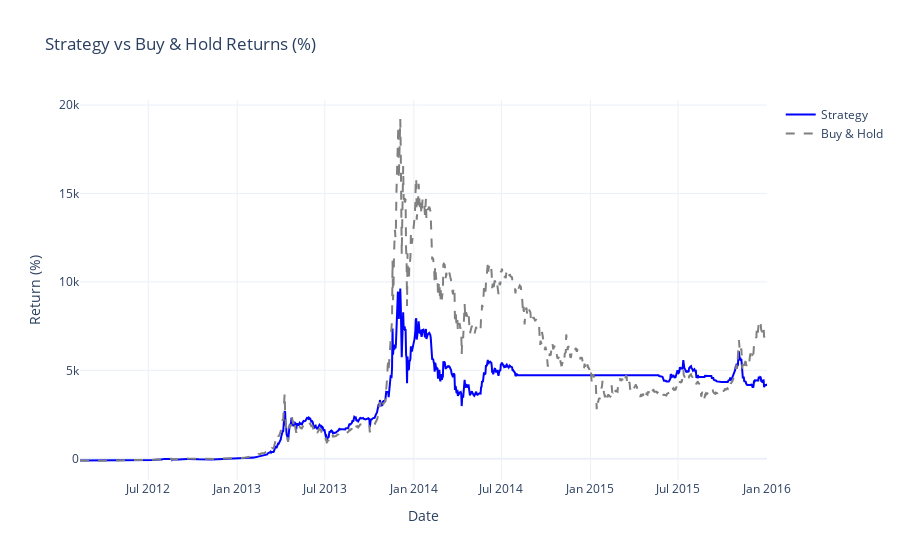
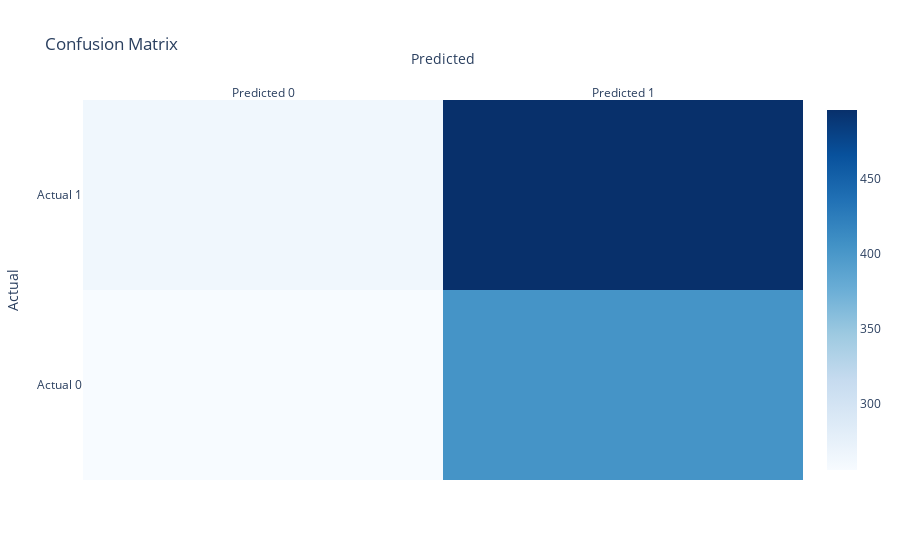
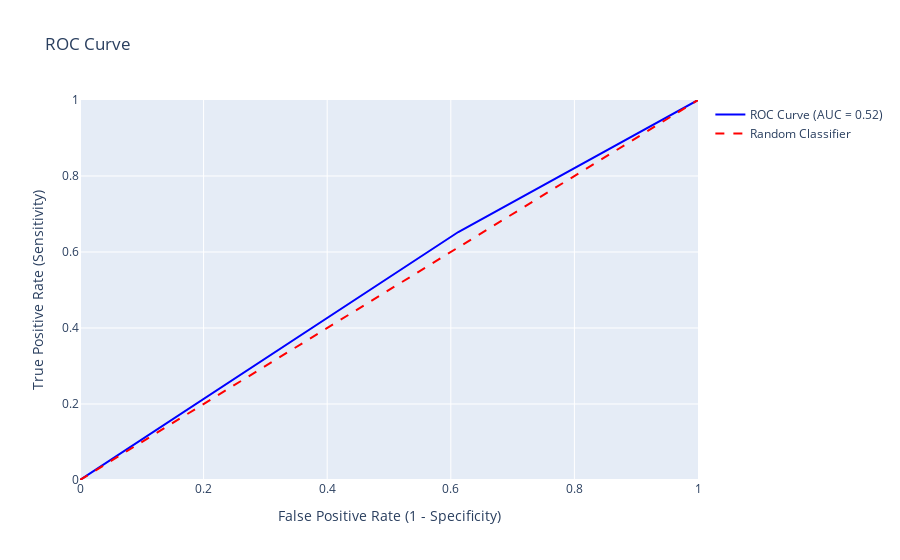

The code cell stored with these charts, in order, in its notebook:
### Code cell
# Example configuration for Jupyter Notebook
if __name__ == "__main__":
    config = {
    'start_date': '2011-06-05',
    'end_date': '2016-01-01',
    'model_type': 'random_forest',
    'training_length': 250,
    'window': 20,
    'horizon': 1,
    'binary_mode': True,
    'chainlets': ['C_1_7', 'C_6_1', 'C_3_3', 'C_20_2', 'C_20_3', 'C_20_12', 'C_20_17', 'C_1_1']
}

    price_path = "price_data.csv"
    chainlet_path = "chainlet_data.txt"

    results = run_backtest(config, price_path, chainlet_path)

    # Display results in Jupyter Notebook
    from IPython.display import display

    print("Performance Summary:")
    display(pd.DataFrame([results['summary']]))

    print("Results Table:")
    display(results['results_df'])

    print("Performance Visualization:")
    results['performance_plot'].show()

    print("Confusion Matrix:")
    results['confusion_matrix_plot'].show()

    print("ROC Curve:")
    results['roc_curve_plot'].show()

### Figure 1 — Plotly figure (JSON) as saved in the notebook; plotly's stock layout.template omitted (floating-point values rounded to 4 significant figures; data arrays with more than 128 entries replaced by an {"elided": "..."} marker saying what was removed)
{"data": [{"line": {"color": "blue"}, "name": "Strategy", "type": "scatter", "x": {"elided": "1420 str values"}, "y": {"elided": "1420 float values"}}, {"line": {"color": "gray", "dash": "dash"}, "name": "Buy & Hold", "type": "scatter", "x": {"elided": "1420 str values"}, "y": {"elided": "1420 float values"}}], "layout": {"hovermode": "x unified", "title": {"text": "Strategy vs Buy & Hold Returns (%)"}, "xaxis": {"title": {"text": "Date"}}, "yaxis": {"title": {"text": "Return (%)"}}}}

### Figure 2 — Plotly figure (JSON) as saved in the notebook; plotly's stock layout.template omitted (floating-point values rounded to 4 significant figures)
{"data": [{"colorscale": [[0, "rgb(247,251,255)"], [0.125, "rgb(222,235,247)"], [0.25, "rgb(198,219,239)"], [0.375, "rgb(158,202,225)"], [0.5, "rgb(107,174,214)"], [0.625, "rgb(66,146,198)"], [0.75, "rgb(33,113,181)"], [0.875, "rgb(8,81,156)"], [1, "rgb(8,48,107)"]], "type": "heatmap", "x": ["Predicted 0", "Predicted 1"], "y": ["Actual 0", "Actual 1"], "z": [[256, 404], [264, 496]]}], "layout": {"title": {"text": "Confusion Matrix"}, "xaxis": {"side": "top", "title": {"text": "Predicted"}}, "yaxis": {"title": {"text": "Actual"}}}}

### Figure 3 — Plotly figure (JSON) as saved in the notebook; plotly's stock layout.template omitted (floating-point values rounded to 4 significant figures)
{"data": [{"line": {"color": "blue"}, "mode": "lines", "name": "ROC Curve (AUC = 0.52)", "type": "scatter", "x": [0, 0.6121, 1], "y": [0, 0.6526, 1]}, {"line": {"color": "red", "dash": "dash"}, "mode": "lines", "name": "Random Classifier", "type": "scatter", "x": [0, 1], "y": [0, 1]}], "layout": {"title": {"text": "ROC Curve"}, "xaxis": {"range": [0, 1], "title": {"text": "False Positive Rate (1 - Specificity)"}}, "yaxis": {"range": [0, 1], "title": {"text": "True Positive Rate (Sensitivity)"}}}}
